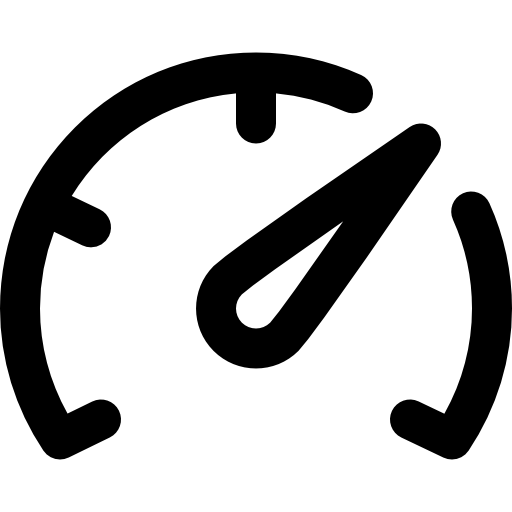
#> input picture dashboard.png, 512 x 512 px, found by its file name; its folder holds 2 pictures in this run
$ python -i Dashboard.py   (imports and definitions only)
#> lines starting #> are read from the running program, lines starting #| are printed output that depends on the picture
import tkinter as tk
from tkinter import ttk
from tkcalendar import DateEntry
from PIL import Image, ImageTk

def show_add_driver_frame():
    for widget in content_frame.winfo_children():
        widget.destroy()
    create_add_driver_frame(content_frame)

def show_view_driver_frame():
    for widget in content_frame.winfo_children():
        widget.destroy()
    create_view_driver_frame(content_frame)

def create_add_driver_frame(parent):
    ttk.Label(parent, text="Add Driver", font=("Arial", 20, "bold")).grid(row=0, column=0, columnspan=4, pady=20)

    form_labels = [
        ("License ID:", 1, 0),
        ("Driver Email:", 1, 2),
        ("Driver's Full Name:", 2, 0),
        ("Vehicle Name:", 2, 2),
        ("Driver's Email:", 3, 0),
        ("License Issue Date:", 4, 0),
        ("License Expiry Date:", 4, 2)
    ]

    for text, row, col in form_labels:
        label = ttk.Label(parent, text=text, font=("Arial", 14))
        label.grid(row=row, column=col, sticky=tk.E, pady=10, padx=10)

    ttk.Entry(parent, font=("Arial", 14)).grid(row=1, column=1, pady=10, padx=10, sticky=(tk.W, tk.E))
    ttk.Entry(parent, font=("Arial", 14)).grid(row=1, column=3, pady=10, padx=10, sticky=(tk.W, tk.E))
    ttk.Entry(parent, font=("Arial", 14)).grid(row=2, column=1, pady=10, padx=10, sticky=(tk.W, tk.E))
    ttk.Entry(parent, font=("Arial", 14)).grid(row=2, column=3, pady=10, padx=10, sticky=(tk.W, tk.E))
    ttk.Entry(parent, font=("Arial", 14)).grid(row=3, column=1, pady=10, padx=10, sticky=(tk.W, tk.E))
    DateEntry(parent, font=("Arial", 14)).grid(row=4, column=1, pady=10, padx=10, sticky=(tk.W, tk.E))
    DateEntry(parent, font=("Arial", 14)).grid(row=4, column=3, pady=10, padx=10, sticky=(tk.W, tk.E))

    parent.columnconfigure(1, weight=1)
    parent.columnconfigure(3, weight=1)

def create_view_driver_frame(parent):
    ttk.Label(parent, text="View Driver", font=("Arial", 20, "bold")).grid(row=0, column=0, pady=20)
    # Add content for the "View Driver" page here

def create_main_window():
    global content_frame  # Declare content_frame as global to access in other functions

    # Create the main window
    root = tk.Tk()
    root.title("Driver Management System")
    root.state('zoomed')  # Set the window to full screen

    # Define the color for the sidebar
    sidebar_color = "#34699A"  # Replace with the actual hex color code

    # Create the main frame
    main_frame = ttk.Frame(root, padding="10 10 10 10")
    main_frame.grid(row=0, column=0, sticky=(tk.W, tk.E, tk.N, tk.S))

    # Configure grid
    main_frame.columnconfigure(0, weight=1)
    main_frame.columnconfigure(1, weight=4)
    main_frame.rowconfigure(0, weight=1)

    # Create the sidebar frame
    sidebar_frame = tk.Frame(main_frame, width=200, relief=tk.RAISED, bg=sidebar_color, padx=10, pady=10)
    sidebar_frame.grid(row=0, column=0, sticky=(tk.N, tk.S, tk.W, tk.E))

    # Create the main content frame
    content_frame = ttk.Frame(main_frame, padding="10 10 10 10")
    content_frame.grid(row=0, column=1, sticky=(tk.W, tk.E, tk.N, tk.S))

    # Configure grid to expand with window
    root.columnconfigure(0, weight=1)
    root.rowconfigure(0, weight=1)
    main_frame.columnconfigure(0, weight=1)
    main_frame.columnconfigure(1, weight=4)
    main_frame.rowconfigure(0, weight=1)
    sidebar_frame.columnconfigure(0, weight=1)
    content_frame.columnconfigure(0, weight=1)

    # Load and resize the icons
    dashboard_image = Image.open("C:/Users/Acer/Documents/python_programs/Traffic/dashboard.png")
#> dashboard_image is the input picture: PIL image 512x512 RGBA; mean R, G, B, A 188.8, 188.8, 188.8, 64.3
    dashboard_image = dashboard_image.resize((24, 24), Image.LANCZOS)
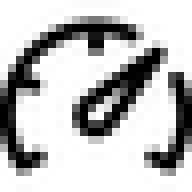
#> dashboard_image: PIL image 24x24 RGBA (shown 8 times larger); mean R, G, B, A 0, 0, 0, 64.5; transparent parts drawn white
    dashboard_icon = ImageTk.PhotoImage(dashboard_image)

    add_driver_image = Image.open("C:/Users/Acer/Documents/python_programs/Traffic/add driver.png")
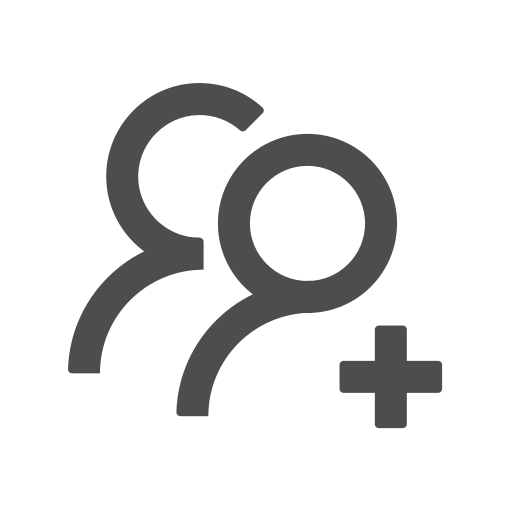
#> input picture add driver.png, 512 x 512 px, found by its file name
#> add_driver_image is the input picture: PIL image 512x512 RGBA; mean R, G, B, A 12, 12, 12, 38.5
    add_driver_image = add_driver_image.resize((24, 24), Image.LANCZOS)
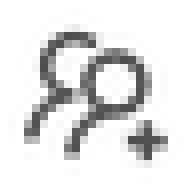
#> add_driver_image: PIL image 24x24 RGBA (shown 8 times larger); mean R, G, B, A 28.9, 28.9, 28.9, 39.6; transparent parts drawn white
    add_driver_icon = ImageTk.PhotoImage(add_driver_image)

#> (the run stopped early here; a loop or call above may not have finished)
